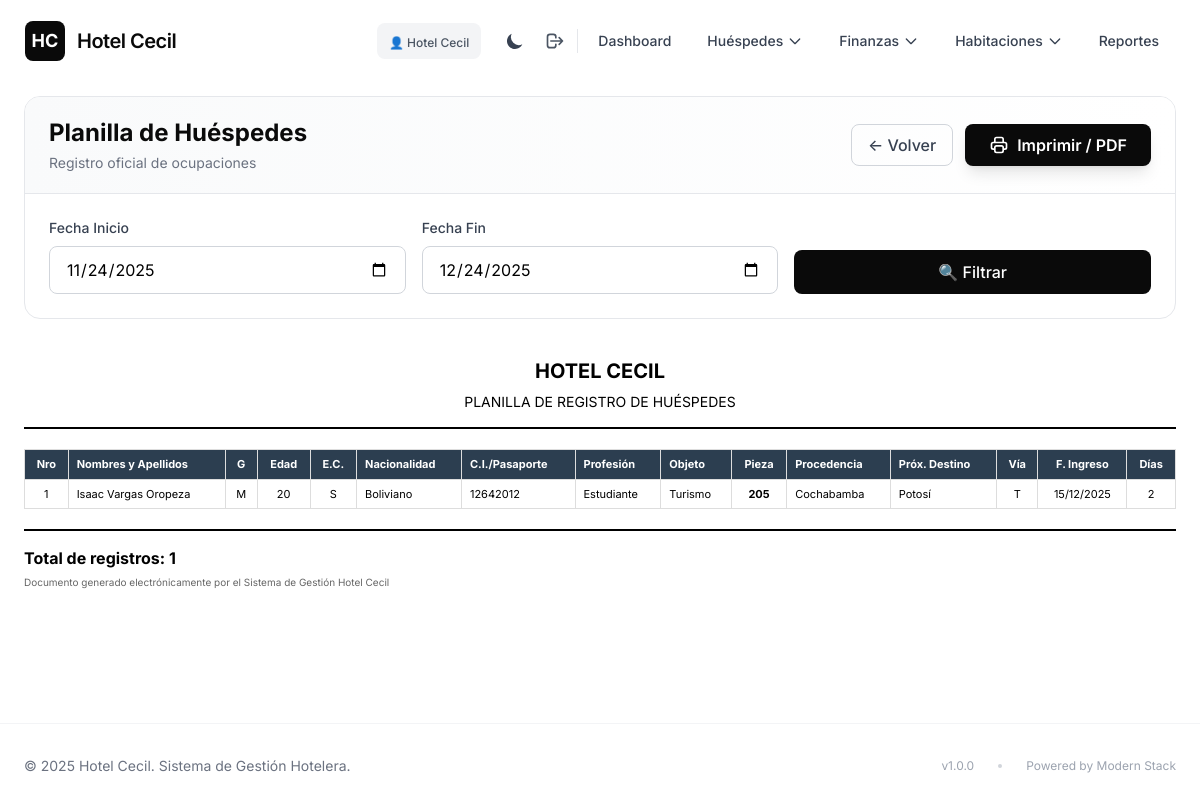
/views/reportes/planilla.php (signed in), run on the app's committed database.
### tables this page shows
CREATE TABLE `registro_ocupacion` (
  `id` int(11) NOT NULL,
  `huesped_id` int(11) NOT NULL,
  `habitacion_id` int(11) NOT NULL,
  `nro_pieza` varchar(10) NOT NULL,
  `prox_destino` varchar(150) DEFAULT NULL,
  `via_ingreso` varchar(50) DEFAULT NULL,
  `fecha_ingreso` date NOT NULL,
  `nro_dias` int(11) NOT NULL,
  `fecha_salida_estimada` date DEFAULT NULL,
  `fecha_salida_real` date DEFAULT NULL,
  `estado` enum('activo','finalizado') DEFAULT 'activo'
);

CREATE TABLE `huespedes` (
  `id` int(11) NOT NULL,
  `nombres_apellidos` varchar(255) NOT NULL,
  `genero` enum('M','F') NOT NULL,
  `edad` int(11) NOT NULL,
  `estado_civil` varchar(50) DEFAULT NULL,
  `nacionalidad` varchar(100) NOT NULL,
  `ci_pasaporte` varchar(100) NOT NULL,
  `profesion` varchar(150) DEFAULT NULL,
  `objeto` varchar(255) DEFAULT NULL,
  `procedencia` varchar(150) DEFAULT NULL,
  `fecha_registro` timestamp NOT NULL DEFAULT current_timestamp()
);

### config/config.php (called while the page is built, shortened)
<?php
function formatDate($date) {
    return date('d/m/Y', strtotime($date));
}
?>

### views/reportes/planilla.php (the view, shortened to what this page needs)
<?php
require_once __DIR__ . '/../../config/config.php';
$fecha_inicio = $_GET['fecha_inicio'] ?? date('Y-m-d', strtotime('-30 days'));
$fecha_fin = $_GET['fecha_fin'] ?? date('Y-m-d');
if (isset($_GET['filtrar'])) {
    $sql = "SELECT ro.id, ro.huesped_id, ro.habitacion_id, ro.nro_pieza, ro.prox_destino,
            ro.via_ingreso, ro.fecha_ingreso, ro.nro_dias, ro.fecha_salida_estimada, ro.fecha_salida_real,
            ro.estado,
            h.nombres_apellidos, h.ci_pasaporte, h.genero, h.edad,
            h.estado_civil, h.nacionalidad, h.profesion, h.objeto, h.procedencia
            FROM registro_ocupacion ro
            INNER JOIN huespedes h ON ro.huesped_id = h.id
            WHERE ro.fecha_ingreso BETWEEN :fi AND :ff
            ORDER BY ro.id ASC";
    $conn = getConnection();
    $stmt = $conn->prepare($sql);
    $stmt->execute([':fi' => $fecha_inicio, ':ff' => $fecha_fin]);
    $registros = $stmt->fetchAll();
} else {
    $sql = "SELECT ro.id, ro.huesped_id, ro.habitacion_id, ro.nro_pieza, ro.prox_destino,
            ro.via_ingreso, ro.fecha_ingreso, ro.nro_dias, ro.fecha_salida_estimada, ro.fecha_salida_real,
            ro.estado,
            h.nombres_apellidos, h.ci_pasaporte, h.genero, h.edad,
            h.estado_civil, h.nacionalidad, h.profesion, h.objeto, h.procedencia
            FROM registro_ocupacion ro
            INNER JOIN huespedes h ON ro.huesped_id = h.id
            ORDER BY ro.id ASC
            LIMIT 100";
    $conn = getConnection();
    $stmt = $conn->prepare($sql);
    $stmt->execute();
    $registros = $stmt->fetchAll();
}
include __DIR__ . '/../../includes/header.php';
?>
<div class="no-print mb-8">
    <div class="bg-white rounded-2xl border border-gray-200 overflow-hidden">
        <div class="px-6 py-5 border-b border-gray-200 bg-gradient-to-r from-gray-50 to-white">
            <div class="flex items-center justify-between">
                <div>
                    <h1 class="text-2xl font-bold text-noir">Planilla de Huéspedes</h1>
                    <p class="text-sm text-gray-500 mt-1">Registro oficial de ocupaciones</p>
                </div>
                <div class="flex gap-3">
                    <a href="<?php echo BASE_PATH; ?>/index.php" class="px-4 py-2 border border-gray-300 rounded-lg text-gray-700 font-medium hover:bg-gray-50 transition-all">
                        ← Volver
                    </a>
                    <button onclick="window.print()" class="px-6 py-2 bg-noir text-white font-semibold rounded-lg hover:bg-gray-800 transition-all shadow-lg flex items-center gap-2">
                        Imprimir / PDF
                    </button>
                </div>
            </div>
        </div>
        <div class="p-6">
            <form method="GET" class="grid grid-cols-1 md:grid-cols-3 gap-4">
                <div>
                    <label class="block text-sm font-medium text-gray-700 mb-2">Fecha Inicio</label>
                    <input type="date" name="fecha_inicio"
                           value="<?php echo $fecha_inicio; ?>"
                           class="w-full px-4 py-2.5 border border-gray-300 rounded-lg focus:ring-2 focus:ring-noir focus:border-transparent">
                </div>
                <div>
                    <label class="block text-sm font-medium text-gray-700 mb-2">Fecha Fin</label>
                    <input type="date" name="fecha_fin"
                           value="<?php echo $fecha_fin; ?>"
                           class="w-full px-4 py-2.5 border border-gray-300 rounded-lg focus:ring-2 focus:ring-noir focus:border-transparent">
                </div>
                <div class="flex items-end">
                    <button type="submit" name="filtrar" class="w-full px-4 py-2.5 bg-noir text-white font-medium rounded-lg hover:bg-gray-800 transition-all">
                        🔍 Filtrar
                    </button>
                </div>
            </form>
        </div>
    </div>
</div>
<div class="planilla-print">
    <div style="text-align: center; margin-bottom: 20px; border-bottom: 2px solid #000; padding-bottom: 10px;">
        <h2 style="margin: 5px 0; font-size: 20px; font-weight: bold;">HOTEL CECIL</h2>
        <h4 style="margin: 5px 0; font-size: 14px;">PLANILLA DE REGISTRO DE HUÉSPEDES</h4>
    </div>
    <div style="width: 100%; overflow-x: auto;">
        <table class="print-table" style="width: 100%; border-collapse: collapse;">
            <thead>
                <tr>
                    <th style="text-align: center; font-weight: bold;">Nro</th>
                    <th style="text-align: left; font-weight: bold;">Nombres y Apellidos</th>
                    <th style="text-align: center; font-weight: bold;">G</th>
                    <th style="text-align: center; font-weight: bold;">Edad</th>
                    <th style="text-align: center; font-weight: bold;">E.C.</th>
                    <th style="text-align: left; font-weight: bold;">Nacionalidad</th>
                    <th style="text-align: left; font-weight: bold;">C.I./Pasaporte</th>
                    <th style="text-align: left; font-weight: bold;">Profesión</th>
                    <th style="text-align: left; font-weight: bold;">Objeto</th>
                    <th style="text-align: center; font-weight: bold;">Pieza</th>
                    <th style="text-align: left; font-weight: bold;">Procedencia</th>
                    <th style="text-align: left; font-weight: bold;">Próx. Destino</th>
                    <th style="text-align: center; font-weight: bold;">Vía</th>
                    <th style="text-align: center; font-weight: bold;">F. Ingreso</th>
                    <th style="text-align: center; font-weight: bold;">Días</th>
                </tr>
            </thead>
            <tbody>
                <?php if (empty($registros)): ?>
                    <tr>
                        <td colspan="15" style="text-align: center; padding: 20px; color: #666;">
                            No hay registros para mostrar en el período seleccionado
                        </td>
                    </tr>
                <?php else: ?>
                    <?php foreach ($registros as $idx => $reg): ?>
                        <tr>
                            <td style="text-align: center;"><?php echo $idx + 1; ?></td>
                            <td style="text-align: left;"><?php echo htmlspecialchars($reg['nombres_apellidos']); ?></td>
                            <td style="text-align: center;"><?php echo $reg['genero']; ?></td>
                            <td style="text-align: center;"><?php echo $reg['edad']; ?></td>
                            <td style="text-align: center;"><?php echo htmlspecialchars($reg['estado_civil'] ?? '-'); ?></td>
                            <td style="text-align: left;"><?php echo htmlspecialchars($reg['nacionalidad']); ?></td>
                            <td style="text-align: left;"><?php echo htmlspecialchars($reg['ci_pasaporte']); ?></td>
                            <td style="text-align: left;"><?php echo htmlspecialchars($reg['profesion'] ?? '-'); ?></td>
                            <td style="text-align: left;"><?php echo htmlspecialchars($reg['objeto'] ?? '-'); ?></td>
                            <td style="text-align: center; font-weight: bold;"><?php echo $reg['nro_pieza']; ?></td>
                            <td style="text-align: left;"><?php echo htmlspecialchars($reg['procedencia'] ?? '-'); ?></td>
                            <td style="text-align: left;"><?php echo htmlspecialchars($reg['prox_destino'] ?? '-'); ?></td>
                            <td style="text-align: center;"><?php echo $reg['via_ingreso'] ? strtoupper($reg['via_ingreso']) : '-'; ?></td>
                            <td style="text-align: center;"><?php echo formatDate($reg['fecha_ingreso']); ?></td>
                            <td style="text-align: center;"><?php echo $reg['nro_dias']; ?></td>
                        </tr>
                    <?php endforeach; ?>
                <?php endif; ?>
            </tbody>
        </table>
    </div>
    <div style="margin-top: 20px; padding-top: 10px; border-top: 2px solid #000;">
        <p style="margin: 5px 0; font-weight: bold;">Total de registros: <?php echo count($registros); ?></p>
        <p style="margin: 5px 0; font-size: 10px; color: #666;">
            Documento generado electrónicamente por el Sistema de Gestión Hotel Cecil
        </p>
    </div>
</div>
<?php include __DIR__ . '/../../includes/footer.php'; ?>

### includes/header.php (style rules this page uses)
* { font-family: 'Inter', system-ui, -apple-system, sans-serif; }
body { -webkit-font-smoothing: antialiased; -moz-osx-font-smoothing: grayscale; transition: background-color 0.3s ease; }

### views/reportes/planilla.php (style rules this page uses)
@media screen { .planilla-print { max-width: 100%; overflow-x: auto; } }
@media screen { .print-table { font-size: 11px; } }
@media screen { .print-table th, .print-table td { padding: 6px 8px; border: 1px solid #ddd; } }
@media screen { .print-table thead { background-color: #2c3e50; color: white; } }

### data on the page
registro_ocupacion: huesped.nombres_apellidos "Isaac Vargas Oropeza", huesped.genero "M", huesped.edad "20", huesped.estado_civil "S", huesped.nacionalidad "Boliviano", huesped.ci_pasaporte "12642012", huesped.profesion "Estudiante", huesped.objeto "Turismo", nro_pieza "205", huesped.procedencia "Cochabamba", prox_destino "Potosí", via_ingreso "T", fecha_ingreso "15/12/2025", nro_dias "2"

### other printed values
$_SESSION['usuario'] "Hotel Cecil"
count($registros) "1"
